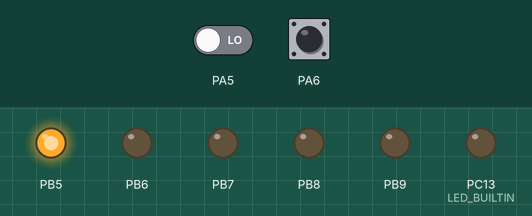
A program run on a simulated STM32 Blue Pill. On the bench: output pins drawn as LEDs (lit = HIGH). Dashed ring = blinking. The test bench sets the inputs (shaded band); at power-on: PA5 LOW, PA6 LOW.

Above: at 1.2 s.
1.3 s: PA5 driven HIGH
At 3.8 s:
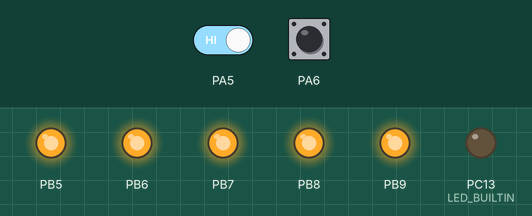
4.3 s: PA6 driven HIGH
At 6.4 s:
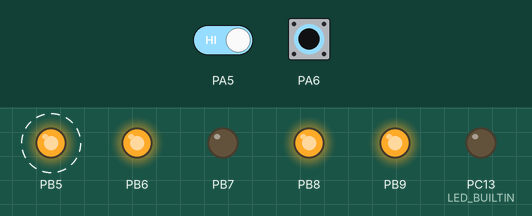
7.3 s: PA6 pulsed LOW 2 times (0.12 s each, 0.3 s apart)
At 8.81 s:
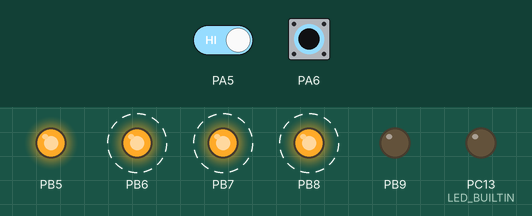
Timing chart, 0 to 19.3 s (numbered marks = the images above; inputs shaded):
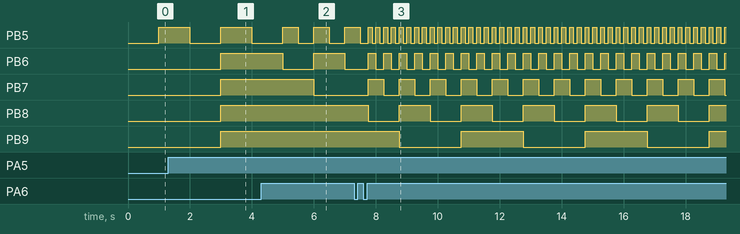

Measured:
- after the input at 1.3 s, PB7: LOW → HIGH after 1.7 s instead of 2.7 s; PB8, PB9: LOW → HIGH after 1.7 s
- after the input at 4.3 s, PB7: HIGH → LOW after 1.7 s instead of 2.7 s
- after the input at 7.3 s, PB6: alternates HIGH for 0.25 s and LOW for 0.25 s, starting after 0.45 s; PB7: alternates HIGH for 0.50 s and LOW for 0.50 s, starting after 0.45 s
- by itself, PB5: repeats every 0.25 s: HIGH 0.13 s, LOW 0.13 s

The program:

main.cpp
```cpp
#include <Arduino.h>
#include <cstdint>

#define BASE_DELAY 1000

void changeMode();
void changeSpeed();

namespace global {
  unsigned int counter = 0;
  bool mode = false;
  uint8_t speed = 0;
  unsigned int delay = 1000;
  unsigned int pines[5] = {PB5, PB6, PB7, PB8, PB9};
  bool led_status = false;
}

void setup() {
  for(int i = 0; i < 5; i++){
    pinMode(global::pines[i], OUTPUT);
  }
  pinMode(PA5, INPUT);
  pinMode(PA6, INPUT);
  pinMode(LED_BUILTIN, OUTPUT);
  attachInterrupt(PA5, changeMode, RISING);
  attachInterrupt(PA6, changeSpeed, RISING);
}

void loop() {
  for (size_t pos = 0; pos < 5; pos++) {
    bool bit = (global::counter & (1 << pos)) >> pos;
    digitalWrite(
        global::pines[pos], bit
    );
  }
  delay(global::delay);
  global::counter = (!global::mode)
                  ? global::counter + 1
                  : global::counter - 1;
  global::delay = (global::speed <= 4) ? BASE_DELAY >> global::speed : 1000;
}

void changeMode() {
  global::mode = !global::mode;
}

void changeSpeed() {
  global::speed = (global::speed <= 4) ? global::speed+1 : 1;
}
```
